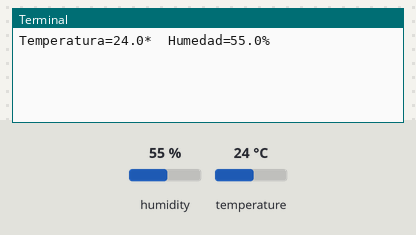
Bench run of a program on a simulated Raspberry Pi (BCM pin numbers). Parts: the last lines printed to the terminal. Inputs (shaded band) come from the test bench; at power-on: humidity 55 %, temperature 24 °C.

Above: at 1.2 s.
1.3 s: humidity set to 22 %
At 4.6 s:
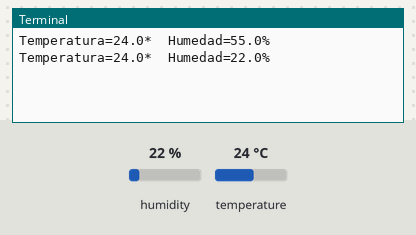
5.9 s: temperature set to 12 °C
At 8.2 s:
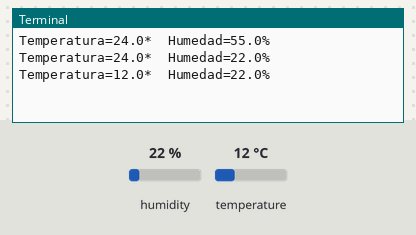
10.5 s: humidity set to 40 %
At 11.8 s:
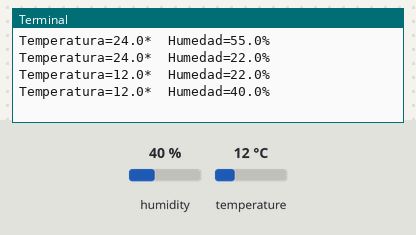
Timing chart, 0 to 13.5 s (numbered marks = the images above; inputs shaded):
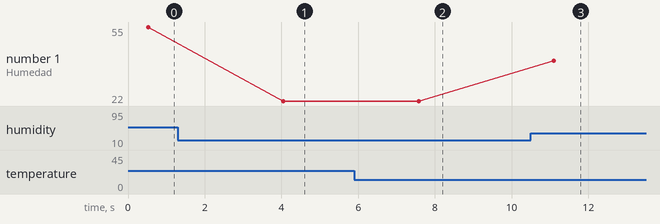

The program:

dht11.py
```python
#!/usr/bin/python

# Internet de las Cosas - http://internetdelascosas.cl
#
# Descripcion  : Programa que permite obtener la lectura de un sensor DHT11
# Lenguaje     : Python
# Autor        : Jose Zorrilla <jzorrilla@iot.cl>
# Dependencias : Libreria de Adafruit https://github.com/adafruit/Adafruit_Python_DHT
# Web          : http://internetdelascosas.cl/

# Importa las librerias necesarias
import sys
import time
import Adafruit_DHT

# Configuracion del tipo de sensor DHT
sensor = Adafruit_DHT.DHT11

# Configuracion del puerto GPIO al cual esta conectado  (GPIO 23)
pin = 23

# Intenta ejecutar las siguientes instrucciones, si falla va a la instruccion except
try:
	# Ciclo principal infinito
	while True:
		# Obtiene la humedad y la temperatura desde el sensor
		humedad, temperatura = Adafruit_DHT.read_retry(sensor, pin)

		# Imprime en la consola las variables temperatura y humedad con un decimal
		print('Temperatura={0:0.1f}*  Humedad={1:0.1f}%'.format(temperatura, humedad))

		# Duerme 10 segundos
		time.sleep(3)

# Se ejecuta en caso de que falle alguna instruccion dentro del try
except Exception,e:
	# Imprime en pantalla el error e
	print str(e)
```

Measured:
- after the input at 1.3 s, the terminal: prints a new line after 2.8 s (image 1)
- after the input at 5.9 s, the terminal: prints a new line after 1.7 s (image 2)
- after the input at 10.5 s, the terminal: prints a new line after 0.60 s (image 3)
- plotted number 1: 55 → 22 after the input at 1.3 s, 22 → 40 after the input at 10.5 s
